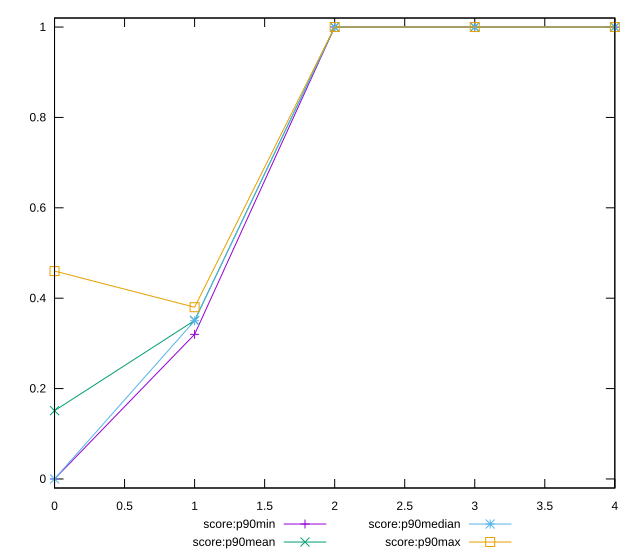

gnuplot code for this plot:
reset

$scoreP90Min <<EOF
0 0
1 0.32
2 1
3 1
4 1
EOF

$scoreP90Mean <<EOF
0 0.151098901098901
1 0.3507692307692306
2 1
3 1
4 1
EOF

$scoreP90Median <<EOF
0 0
1 0.35
2 1
3 1
4 1
EOF

$scoreP90Max <<EOF
0 0.46
1 0.38
2 1
3 1
4 1
EOF

set key outside below
set xrange [0:4]
set yrange [-0.02:1.02]
set trange [-0.02:1.02]
set terminal svg size 640, 560 enhanced background rgb 'white'
set output "report_00009_2021-02-08T22-37-41.559Z/unused-javascript/progression/score.svg"

plot $scoreP90Min title "score:p90min" with linespoints, \
     $scoreP90Mean title "score:p90mean" with linespoints, \
     $scoreP90Median title "score:p90median" with linespoints, \
     $scoreP90Max title "score:p90max" with linespoints

reset
